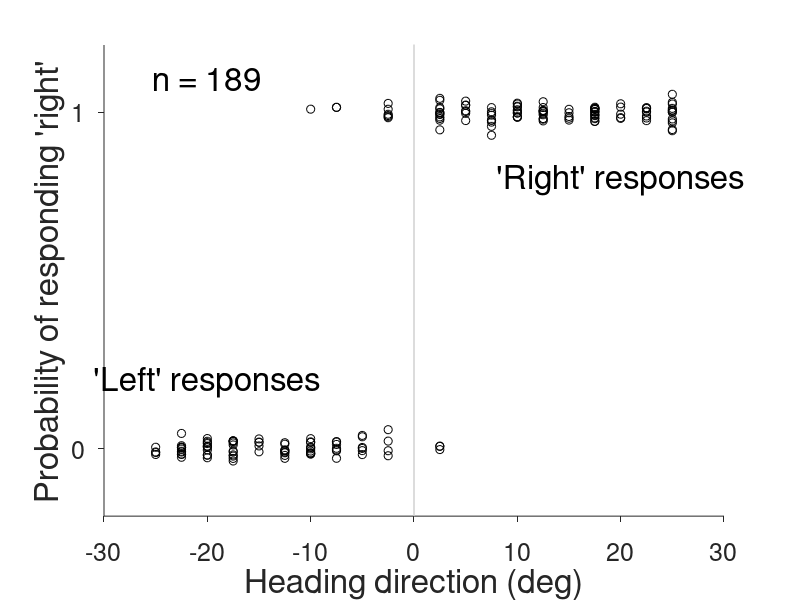

Source code (MATLAB): (Note: this script raises an error after producing the figure.)
%% Tutorial on modeling & model fitting for psychophysics and neuroscience
% by Luigi Acerbi (2019)

%% Add utilities' folder to MATLAB path

baseFolder = fileparts(which('ModelingTutorial.m'));
addpath([baseFolder,filesep(),'utils']);

%% Prepare Acerbi et al.'s (2018) data

% Load full data in temporary struct
temp = load('1_causalinf_leftright.mat');

% You can find more datasets (of the form "leftright") here:
% https://github.com/lacerbi/visvest-causinf/tree/master/data
% Reference: Acerbi*, L., Dokka*, K., Angelaki, D. E. & Ma, W. J. (2018). 
% Bayesian Comparison of Explicit and Implicit Causal Inference Strategies 
% in Multisensory Heading Perception, PLoS Computational Biology 14(7): 
% e1006110. (*equal contribution)

% Take data from vestibular-only session
data = temp.comp_dataset(temp.comp_dataset(:,1) == 1,[2 5]);

%% Plot raw data (always good to have a look!)
close all;
figure(1);

% Scatter plot of all responses, with small jitter on y-axis
scatter(data(:,1),data(:,2)-1+0.02*randn(size(data,1),1),'k');
hold on;

% Plot 0 deg line
plot([0 0],ylim,'-','Color',0.8*[1 1 1],'LineWidth',1);

% Prettify plot: add axes, labels, legend, etc.
box off;
fontsize = 24; axesfontsize = 18;
xlims = [-30,30];
xlim(xlims); ylim([-0.2,1.2]);
set(gca,'TickDir','out','YTick',[0,1],'FontSize',axesfontsize);
xlabel('Heading direction (deg)','FontSize',fontsize);
ylabel('Probability of responding ''right''','FontSize',fontsize);
set(gcf,'Color','w');
text(20,0.8,'''Right'' responses','HorizontalAlignment','Center','FontSize',fontsize);
text(-20,0.2,'''Left'' responses','HorizontalAlignment','Center','FontSize',fontsize);
text(-20,1.1,['n = ' num2str(size(data,1))],'HorizontalAlignment','Center','FontSize',fontsize);

%% Model fitting!

% Fix random seed for reproducibility
rng(1);

% Define optimization starting point and bounds
LB = [-30 log(0.1) 0];
UB = [30 log(60) 1];
PLB = [-10 log(1) 0.01];
PUB = [10 log(10) 0.1];

% Randomize initial starting point inside plausible box
x0 = rand(1,numel(LB)) .* (PUB - PLB) + PLB;

nLLfun = @(params) -sum(log(psy_like(params, data)));
nLLfun(x0)


%% Fit with (bounded) fminsearch first
figure(2);
options = optimset('fminsearch');   % Default options
options.Display = 'iter';
options.OutputFcn = @(x, optimValues, state) plotProfile(nLLfun,x,PLB,PUB,[],{'\mu','ln \sigma','\lambda'});
[xbest,fval,~,output] = fminsearchbnd(nLLfun,x0,LB,UB,options);
xbest
fval
output

% In reality, we should rerun the optimization multiple times to ensure 
% that we found the global optimum!

%% Plot psychometric curve
figure(1);

xx = linspace(xlims(1),xlims(2),1e4)';
p  = psy_like(xbest,[xx,2*ones(numel(xx),1)]);
plot(xx,p,'b-','LineWidth',4);        

% Plot bias line
mu = xbest(1);  % Psychometric fcn bias
plot(mu*[1 1],[0 1],':b','LineWidth',2);
text(mu-1,0.7,'bias','HorizontalAlignment','Center','FontSize',fontsize,'Rotation',90);


%% Fit with fmincon
options = optimset('fmincon');   % Default options
options.Display = 'iter';
[xbest,fval,~,output] = fmincon(nLLfun,x0,[],[],[],[],LB,UB,[],options);
xbest
fval
output


%% Fit with BADS (download from: https://github.com/lacerbi/bads)
options = bads('defaults');     % Default options
options.Display = 'iter';
options.UncertaintyHandling = false;    % Function is deterministic
[xbest,fval,~,output] = bads(nLLfun,x0,LB,UB,PLB,PUB,options);
xbest
fval
output


%% Model comparison

n = size(data,1);   % Number of trials
nlls = zeros(1,2);  % Store negative log likelihoods

% Refit simple psychometric function (model 1)
options = optimset('fminsearch');   % Default options
options.Display = 'none';
[xbest1,nlls(1)] = fminsearchbnd(nLLfun,x0,LB,UB,options);
k(1) = numel(x0);   % # parameters of model 1

% Fit nonstationary psychometric function (model 2)
LB_ns = [-30 log(0.1) log(0.1) 0];
UB_ns = [30 log(60) log(60) 1];
nLLfun_ns = @(params) -sum(log(psyns_like(params, data)));

% Trick: start from optimum of simpler model, fill in new parameters
% (still, we should *also* do multiple starting points)
x0_ns = [xbest(1) log(xbest(2)) log(xbest(2)) xbest(3)];
[xbest2,nlls(2)] = fminsearchbnd(nLLfun_ns,x0_ns,LB_ns,UB_ns,options);
k(2) = numel(x0_ns);   % # parameters of model 2

% Print model comparison metrics

lls = -nlls                     % Log likelihood
aic = -2*lls + 2*k              % AIC
bic = -2*lls + k*log(n)         % BIC
aic_res = lls - k              % Rescaled AIC
bic_res = lls - k/2*log(n)     % Rescaled BIC


%% Bayesian fit with VBMC (download from: https://github.com/lacerbi/vbmc)
options = vbmc('defaults');
options.Display = 'iter';
options.Plot = true;
[~,lml(1)] = vbmc(@(x) -nLLfun(x),x0,LB,UB,PLB,PUB,options);

PLB_ns = [-10 log(1) log(1) 0.01];
PUB_ns = [10 log(10) log(10) 0.1];
[~,lml(2)] = vbmc(@(x) -nLLfun_ns(x),x0_ns,LB_ns,UB_ns,PLB_ns,PUB_ns,options);

lml
